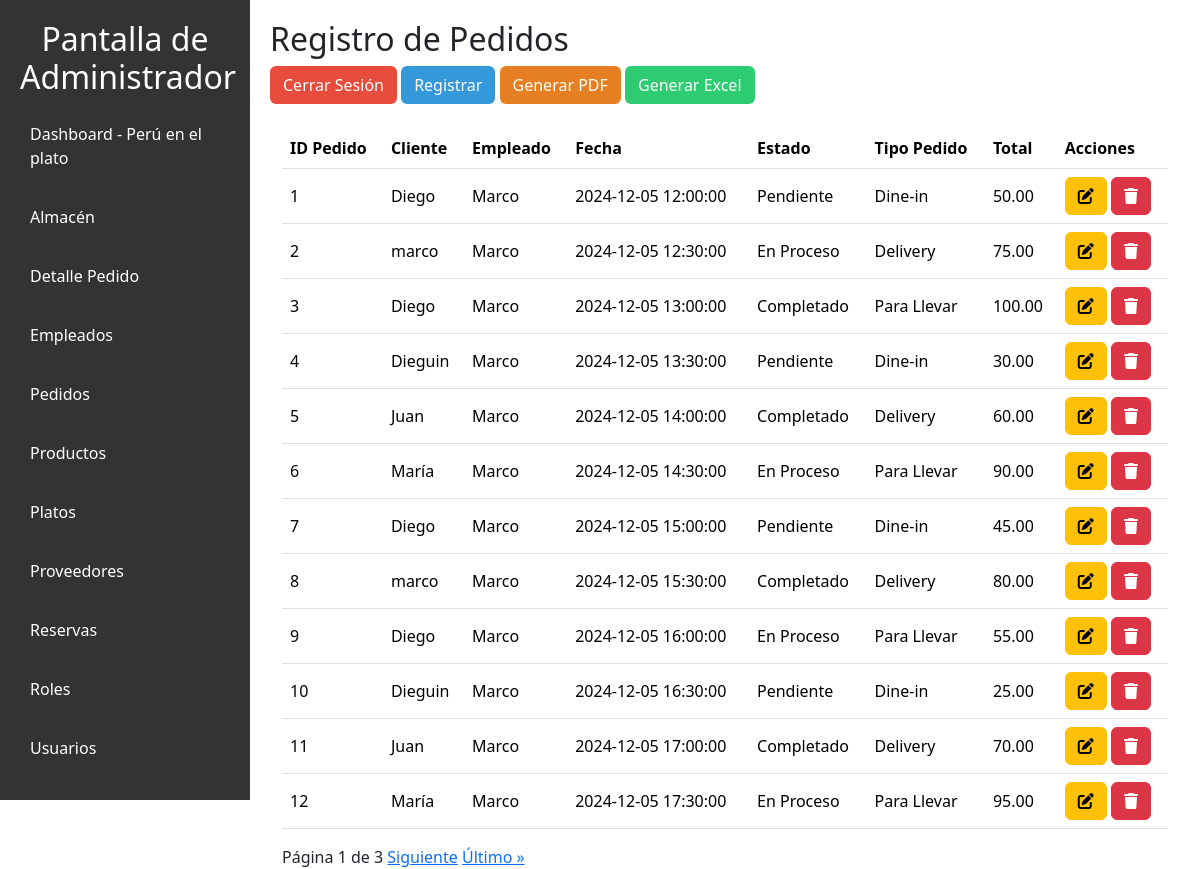
Screenshot of /vista/pedidos.php with the database file from the repository.
### tables this page shows
CREATE TABLE `pedidos` (
  `id_pedido` int(11) NOT NULL,
  `id_usuario` int(11) DEFAULT NULL,
  `id_empleado` int(11) DEFAULT NULL,
  `fecha_pedido` datetime DEFAULT NULL,
  `estado` varchar(20) DEFAULT NULL,
  `tipo_pedido` varchar(20) DEFAULT NULL,
  `total` decimal(10,2) DEFAULT NULL
);

CREATE TABLE `usuarios` (
  `id_usuario` int(11) NOT NULL,
  `nombre` varchar(100) DEFAULT NULL,
  `apellido` varchar(100) DEFAULT NULL,
  `dni` varchar(8) DEFAULT NULL,
  `telefono` varchar(9) DEFAULT NULL,
  `email` varchar(100) DEFAULT NULL,
  `direccion` varchar(255) DEFAULT NULL,
  `usuario` varchar(30) NOT NULL,
  `contrasena` varchar(255) DEFAULT NULL,
  `fecha_registro` date DEFAULT NULL
);

CREATE TABLE `empleados` (
  `id_empleado` int(11) NOT NULL,
  `id_rol` int(11) DEFAULT NULL,
  `nombre` varchar(100) DEFAULT NULL,
  `apellido` varchar(100) DEFAULT NULL,
  `dni` varchar(8) DEFAULT NULL,
  `telefono` varchar(9) DEFAULT NULL,
  `email` varchar(100) DEFAULT NULL,
  `direccion` varchar(255) DEFAULT NULL,
  `fecha_contratacion` date DEFAULT NULL
);

### MODELO/pedidos.php (called while the page is built, shortened)
<?php
class Pedido {
    private $conexion;
    public function __construct($conexion) {
        $this->conexion = $conexion;
    }
    public function contarPedidos() {
        $query = "SELECT COUNT(*) as total FROM pedidos";
        $resultado = $this->conexion->query($query);
        $total = $resultado->fetch_assoc();
        return $total['total'];
    }
    public function obtenerPedidosLimit($inicio, $registrosPorPagina) {
        $query = "
            SELECT p.*, u.nombre AS cliente, e.nombre AS empleado
            FROM pedidos p
            LEFT JOIN usuarios u ON p.id_usuario = u.id_usuario
            LEFT JOIN empleados e ON p.id_empleado = e.id_empleado
            LIMIT $inicio, $registrosPorPagina";
        return $this->conexion->query($query);
    }
}
?>

### vista/pedidos.php (the view, shortened to what this page needs)
<?php
require_once "../config/conexion.php";
require_once "../modelo/pedidos.php";
$pedidoModelo = new Pedido($conexion);
$totalPedidos = $pedidoModelo->contarPedidos();
$registrosPorPagina = 12;
$paginaActual = isset($_GET['pagina']) ? (int)$_GET['pagina'] : 1;
$inicio = ($paginaActual - 1) * $registrosPorPagina;
$pedidos = $pedidoModelo->obtenerPedidosLimit($inicio, $registrosPorPagina);
?>
<!DOCTYPE html>
<html lang="en">
<head>
    <link rel="stylesheet" href="../public/styles/admi.css">
    <link rel="stylesheet" href="../public/styles/tablas.css">
    <link href="https://cdn.jsdelivr.net/npm/bootstrap@5.3.3/dist/css/bootstrap.min.css" rel="stylesheet">
</head>
<body>
    <nav class="sidebar">
        <h2>Pantalla de Administrador</h2>
        <ul>
            <li><a href="../vista/admin_dashboard.php">Dashboard - Perú en el plato</a></li>
            <li><a href="../vista/almacen.php">Almacén</a></li>
            <li><a href="../vista/detalle_pedido.php">Detalle Pedido</a></li>
            <li><a href="../vista/empleados.php">Empleados</a></li>
            <li><a href="">Pedidos</a></li>
            <li><a href="../vista/productos.php">Productos</a></li>
            <li><a href="../vista/platos.php">Platos</a></li>
            <li><a href="../vista/proveedores.php">Proveedores</a></li>
            <li><a href="../vista/reservas.php">Reservas</a></li>
            <li><a href="../vista/roles.php">Roles</a></li>
            <li><a href="../vista/usuario.php">Usuarios</a></li>
        </ul>
    </nav>
    <div class="main-content">
        <h2>Registro de Pedidos</h2>
        <a href="../controlador/logout.php" class="btn" style="background-color: #e74c3c; color: white;">Cerrar Sesión</a>
        <button type="button" class="btn" style="background-color: #3498db; color: white;" data-bs-toggle="modal" data-bs-target="#registroModal">Registrar</button>
        <button type="button" class="btn" style="background-color: #e67e22; color: white;" onclick="location.href='../controlador/CRUDpedidos.php?accion=generar_pdf'">Generar PDF</button>
        <button type="button" class="btn" style="background-color: #2ecc71; color: white;" onclick="location.href='../controlador/CRUDpedidos.php?accion=generar_excel'">Generar Excel</button>
        <br>
        <br>
        <div class="container-fluid">
            <table class="table">
                <thead class="bg-info">
                    <tr>
                        <th>ID Pedido</th>
                        <th>Cliente</th>
                        <th>Empleado</th>
                        <th>Fecha</th>
                        <th>Estado</th>
                        <th>Tipo Pedido</th>
                        <th>Total</th>
                        <th>Acciones</th>
                    </tr>
                </thead>
                <tbody>
                    <?php
                    if ($pedidos && $pedidos->num_rows > 0):
                        while ($pedido = $pedidos->fetch_object()):
                    ?>
                            <tr>
                                <td><?= $pedido->id_pedido ?></td>
                                <td><?= $pedido->cliente ?></td>
                                <td><?= $pedido->empleado ?></td>
                                <td><?= $pedido->fecha_pedido ?></td>
                                <td><?= $pedido->estado ?></td>
                                <td><?= $pedido->tipo_pedido ?></td>
                                <td><?= $pedido->total ?></td>
                                <td>
                                    <a href="#" onclick="abrirModalModificar(
                                    '<?= $pedido->id_pedido ?>',
                                    '<?= $pedido->id_usuario ?>',
                                    '<?= $pedido->id_empleado ?>',
                                    '<?= $pedido->fecha_pedido ?>',
                                    '<?= $pedido->estado ?>',
                                    '<?= $pedido->tipo_pedido ?>',
                                    '<?= $pedido->total ?>'
                                )" class="btn btn-small btn-warning">
                                        <i class="fa-solid fa-pen-to-square"></i>
                                    </a>
                                    <a onclick="return eliminarPedido()" href="../controlador/CRUDpedidos.php?accion=eliminar&id=<?= $pedido->id_pedido ?>" class="btn btn-small btn-danger">
                                        <i class="fa-solid fa-trash"></i>
                                    </a>
                                </td>
                            </tr>
                        <?php
                        endwhile;
                    endif;
                    ?>
                </tbody>
            </table>
            <div class="paginacion">
                <span class="paginacion-info">Página <?php echo $paginaActual; ?> de <?php echo ceil($totalPedidos / $registrosPorPagina); ?></span>
                <?php if ($paginaActual < ceil($totalPedidos / $registrosPorPagina)): ?>
                    <a href="?pagina=<?php echo $paginaActual + 1; ?>" class="paginacion-link">Siguiente</a>
                    <a href="?pagina=<?php echo ceil($totalPedidos / $registrosPorPagina); ?>" class="paginacion-link">Último &raquo;</a>
                <?php endif; ?>
            </div>
        </div>
</body>
</html>

### public/styles/admi.css (style rules this page uses)
body { font-family: Arial, sans-serif; margin: 0; padding: 0; background-color: #f4f4f4; height: 100vh; }
.sidebar { width: 250px; background-color: #333; color: #fff; padding: 20px; }
.sidebar h2 { text-align: center; }
.sidebar ul { list-style: none; padding: 0; }
.sidebar ul li { margin: 15px 0; }
.sidebar ul li a { color: #fff; text-decoration: none; padding: 10px; display: block; transition: background 0.3s; }
table { width: 100%; border-collapse: collapse; margin-bottom: 20px; }
th, td { padding: 8px; text-align: left; border: 1px solid #ddd; }
th { background-color: #f2f2f2; }
.btn-danger { background-color: #dc3545; color: white; padding: 10px 15px; border: none; border-radius: 4px; cursor: pointer; text-decoration: none; }
.table { width: 100%; margin-bottom: 0; }
.table thead { position: sticky; top: 0; background-color: #f8f9fa; z-index: 10; }
.table th { background-color: #f8f9fa; color: #6c757d; border-bottom: 2px solid #dee2e6; font-weight: 600; }
.table td { vertical-align: middle; padding: 12px; }
.table tr:nth-child(even) { background-color: #f2f2f2; }
.btn { transition: box-shadow 0.3s ease, transform 0.3s ease; }

### public/styles/tablas.css (style rules this page uses)
body { display: flex; }
.sidebar { width: 250px; }
.main-content { flex: 1; padding: 20px; }
.table { width: 100%; }

### rows the page displays
pedidos: id_pedido "1", id_usuario.nombre "Diego", id_empleado.nombre "Marco", fecha_pedido "2024-12-05 12:00:00", estado "Pendiente", tipo_pedido "Dine-in", total "50.00"
pedidos: id_pedido "2", id_usuario.nombre "marco", id_empleado.nombre "Marco", fecha_pedido "2024-12-05 12:30:00", estado "En Proceso", tipo_pedido "Delivery", total "75.00"
pedidos: id_pedido "3", id_usuario.nombre "Diego", id_empleado.nombre "Marco", fecha_pedido "2024-12-05 13:00:00", estado "Completado", tipo_pedido "Para Llevar", total "100.00"
pedidos: id_pedido "4", id_usuario.nombre "Dieguin", id_empleado.nombre "Marco", fecha_pedido "2024-12-05 13:30:00", estado "Pendiente", tipo_pedido "Dine-in", total "30.00"
pedidos: id_pedido "5", id_usuario.nombre "Juan", id_empleado.nombre "Marco", fecha_pedido "2024-12-05 14:00:00", estado "Completado", tipo_pedido "Delivery", total "60.00"
pedidos: id_pedido "6", id_usuario.nombre "María", id_empleado.nombre "Marco", fecha_pedido "2024-12-05 14:30:00", estado "En Proceso", tipo_pedido "Para Llevar", total "90.00"
pedidos: id_pedido "7", id_usuario.nombre "Diego", id_empleado.nombre "Marco", fecha_pedido "2024-12-05 15:00:00", estado "Pendiente", tipo_pedido "Dine-in", total "45.00"
pedidos: id_pedido "8", id_usuario.nombre "marco", id_empleado.nombre "Marco", fecha_pedido "2024-12-05 15:30:00", estado "Completado", tipo_pedido "Delivery", total "80.00"
pedidos: id_pedido "9", id_usuario.nombre "Diego", id_empleado.nombre "Marco", fecha_pedido "2024-12-05 16:00:00", estado "En Proceso", tipo_pedido "Para Llevar", total "55.00"
pedidos: id_pedido "10", id_usuario.nombre "Dieguin", id_empleado.nombre "Marco", fecha_pedido "2024-12-05 16:30:00", estado "Pendiente", tipo_pedido "Dine-in", total "25.00"
pedidos: id_pedido "11", id_usuario.nombre "Juan", id_empleado.nombre "Marco", fecha_pedido "2024-12-05 17:00:00", estado "Completado", tipo_pedido "Delivery", total "70.00"
pedidos: id_pedido "12", id_usuario.nombre "María", id_empleado.nombre "Marco", fecha_pedido "2024-12-05 17:30:00", estado "En Proceso", tipo_pedido "Para Llevar", total "95.00"

### other values shown
$paginaActual "1"
ceil($totalPedidos / $registrosPorPagina) "3"
